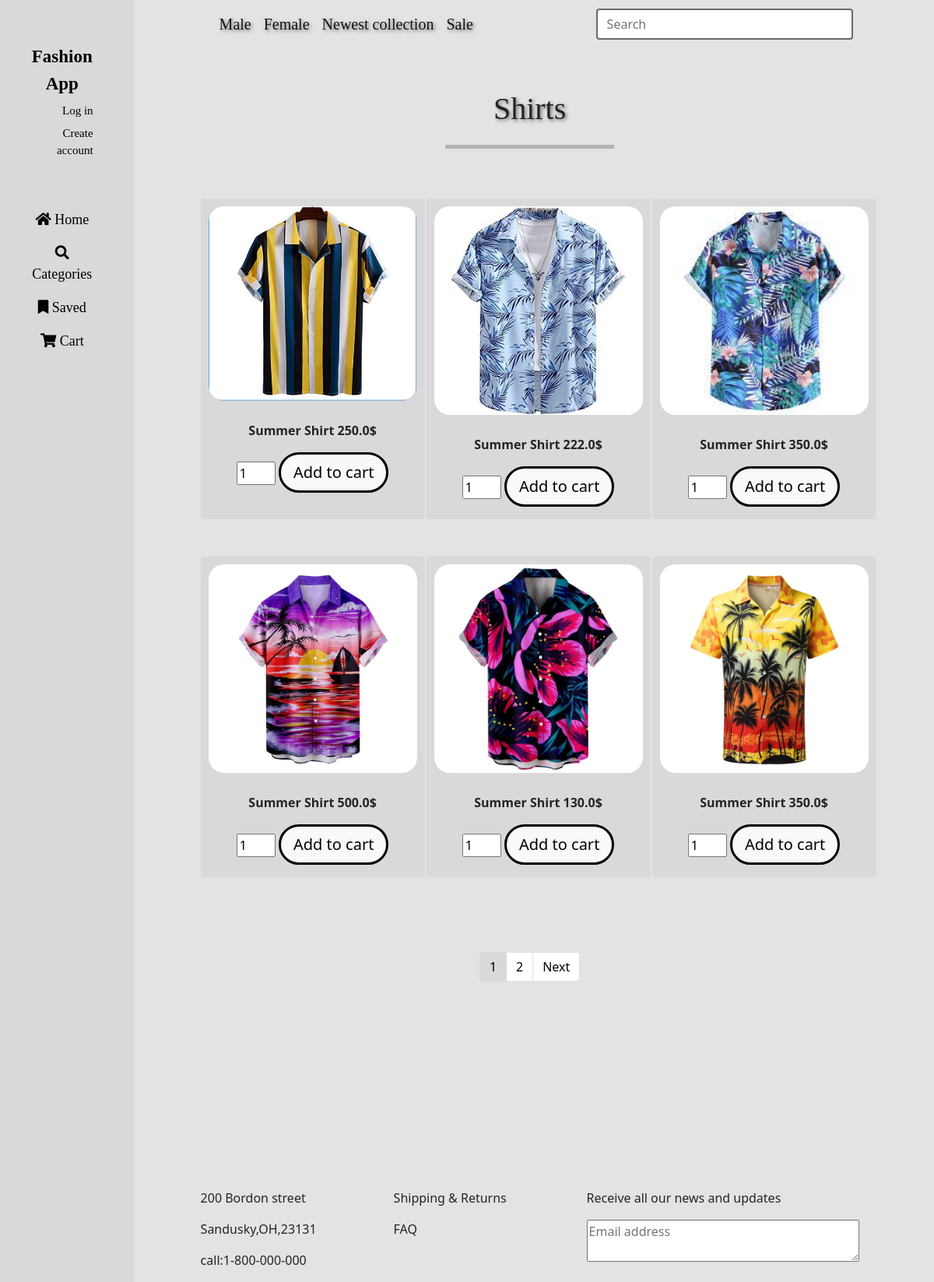
Page /shirts/ on the committed database.
### Fashionapp/models.py (models this page shows, shortened)
class Product(models.Model):
    name = models.CharField(max_length=30)
    category = models.ForeignKey(Category, on_delete=models.CASCADE)
    price = models.FloatField()
    quantity = models.IntegerField()
    image = models.ImageField(upload_to=None, blank=True, null=True)
    created_at = models.DateField(auto_now_add=True)
    updated_at = models.DateField(auto_now=True)
    created_by = models.ForeignKey(User, on_delete=models.CASCADE)

### Fashionapp/views.py (the view, shortened to what this page needs)
# urls.py: path('shirts/', shirts, name="shirts"),
def shirts(request):
    try:
        category = Category.objects.get(name="shirts")  # Get the "shirts" category
        products = Product.objects.filter(category=category)  # Filter products by category
    except Category.DoesNotExist:
        products = []  # Empty list if the category doesn't exist
    paginator = Paginator(products, 6)  # Limit 6 products per page
    page_number = request.GET.get('page')  # Get the current page number from the query parameters
    page_obj = paginator.get_page(page_number)  # Get the Page object for the current page
    context = {"products": page_obj}
    return render(request, 'shirts.html', context=context)

### Fashionapp/templates/shirts.html (shortened to what this page needs)
<!doctype html>
<html lang="en">
<head>
    <link href="https://cdn.jsdelivr.net/npm/bootstrap@5.0.2/dist/css/bootstrap.min.css" rel="stylesheet">
    <link rel="stylesheet" href="https://cdnjs.cloudflare.com/ajax/libs/font-awesome/5.15.3/css/all.min.css">
</head>
<body>
<section>
    <div class="row" style="background-color: #E5E2E2">
        <div class="col-3" id="meni" style="margin-right: 50px">
            <div class="container mt-5">
                <ul class="nav flex-column">
                    <li class="nav-item" style="text-align: center;">
                        <a class="nav-link" href="#"
                           style="font-family: 'IM FELL French Canon SC', serif; font-size: 23px;color: black"><b>Fashion
                            App</b></a>
                    </li>
                    {% if user.is_authenticated %}
                        <li class="nav-item" style="text-align: right">
        <span class="nav-link"
              style="font-family: 'IM FELL French Canon SC', serif; color: black; font-size: 15px; margin-top: -10px">
            Logged in as: {{ user.username }}
        </span>
                        </li>
                        <li class="nav-item" style="text-align: right">
                            <a class="nav-link" href="{% url 'logout' %}"
                               style="font-family: 'IM FELL French Canon SC', serif; color: black; font-size: 15px; margin-top: -10px">Log
                                out</a>
                        </li>
                    {% else %}
                        <li class="nav-item" style="text-align: right">
                            <a class="nav-link" href="{% url 'login' %}"
                               style="font-family: 'IM FELL French Canon SC', serif; color: black ; font-size: 15px;margin-top: -10px">Log
                                in</a>
                        </li>
                        <li class="nav-item" style="text-align: right;">
                            <a class="nav-link" href="{% url 'signup' %}"
                               style="font-family: 'IM FELL French Canon SC', serif; color: black; font-size: 15px;margin-top: -10px">Create
                                account</a>
                        </li>
                    {% endif %}
                </ul>
            </div>
            <div class="container mt-5">
                <ul class="nav flex-column">
                    <li class="nav-item" style="text-align: center;">
                        <a class="nav-link" href="{% url 'home' %}"
                           style="font-family: 'IM FELL French Canon SC', serif; color: black; font-size: 18px;"><i
                                class="fas fa-home"></i> Home</a>
                    </li>
                    <li class="nav-item" style="text-align: center;">
                        <a class="nav-link" href="{% url 'categories' %}"
                           style="font-family: 'IM FELL French Canon SC', serif; color: black; font-size: 18px;"><i
                                class="fas fa-search"></i> Categories</a>
                    </li>
                    <li class="nav-item" style="text-align: center;">
                        <a class="nav-link" href="#"
                           style="font-family: 'IM FELL French Canon SC', serif; color: black; font-size: 18px;"><i
                                class="fas fa-bookmark"></i> Saved</a>
                    </li>
                    <li class="nav-item" style="text-align: center;">
                        <a class="nav-link" href="{% url 'cart' %}"
                           style="font-family: 'IM FELL French Canon SC', serif; color: black; font-size: 18px;"><i
                                class="fas fa-shopping-cart"></i> Cart</a>
                    </li>
                </ul>
            </div>
        </div>
        <div class="col-9">
            <div>
                <nav class="navbar navbar-expand-lg navbar-light">
                    <div class="container">
                        <div class="collapse navbar-collapse" id="navbarSupportedContent">
                            <ul class="navbar-nav me-auto mb-2 mb-lg-0">
                                <li class="nav-item">
                                    <a class="nav-link active" aria-current="page" href="{% url 'shirts' %}">Male</a>
                                </li>
                                <li class="nav-item">
                                    <a class="nav-link active" aria-current="page" href="{% url 'dresses' %}">Female</a>
                                </li>
                                <li class="nav-item">
                                    <a class="nav-link active" aria-current="page" href="{% url 'newest' %}">Newest collection</a>
                                </li>
                                <li class="nav-item">
                                    <a class="nav-link active" aria-current="page" href="{% url 'sale' %}">Sale</a>
                                </li>
                            </ul>
                            <form class="d-flex" action="{% url 'shirts' %}" method="GET">
                                <input class="form-control me-2" type="search" name="query" placeholder="Search"
                                       aria-label="Search"
                                       style="width: 330px; border: 2px solid dimgrey">
                            </form>
                        </div>
                    </div>
                </nav>
            </div>
            <div class="container mt-5">
                <div class="row" style="text-align: center; justify-content: center">
                    <p id="gd">Shirts</p>
                    <hr class="w-25" style="height: 5px">
                </div>
            </div>
            <div class="container mt-5">
                <div class="row" id="srede">
                    {% for prod in products %}
                        <div class="col-4 pb-5">
                            <div class="card h-100 d-flex flex-column"
                                 style="width: 18rem; border: 0px; background-color: #D9D9D9">
                                <img src="{{ MEDIA_URL }}{{ prod.image.url }}" class="card-img-top"
                                     style="border-radius: 30px; padding: 10px" alt="...">
                                <div class="card-body flex-grow-1" style="text-align: center">
                                    <b>{{ prod.name }} {{ prod.price }}$</b>
                                    <form method="POST" action="{% url 'shirts' %}">
                                        <input type="number" name="quantity" value="1" min="1" style="width: 50px">
                                        <button type="submit" name="add_to_cart" class="btn-lg btn-light mt-3"
                                                style="border-radius: 50px; border: 3px solid black">Add to cart
                                        </button>
                                    </form>
                                </div>
                            </div>
                        </div>
                    {% endfor %}
                </div>
            </div>
            <section>
                <div class="row mt-5">
                    <div class="col">
                        <nav aria-label="Page navigation">
                            <ul class="pagination justify-content-center">
                                {% for i in products.paginator.page_range %}
                                    {% if products.number == i %}
                                        <li class="page-item active" aria-current="page">
                                            <span class="page-link custom-page-link-active">{{ i }}</span>
                                        </li>
                                    {% else %}
                                        <li class="page-item">
                                            <a class="page-link" href="?page={{ i }}">{{ i }}</a>
                                        </li>
                                    {% endif %}
                                {% endfor %}
                                {% if products.has_next %}
                                    <li class="page-item">
                                        <a class="page-link" href="?page={{ products.next_page_number }}">Next</a>
                                    </li>
                                {% endif %}
                            </ul>
                        </nav>
                    </div>
                </div>
            </section>
            <div class="footer" style="margin-top: 200px">
                <div class="container">
                    <div class="row">
                        <div class="col">
                            <p>200 Bordon street</p>
                            <p>Sandusky,OH,23131</p>
                            <p>call:1-800-000-000</p>
                        </div>
                        <div class="col">
                            <p>Shipping & Returns</p>
                            <p>FAQ</p>
                        </div>
                        <div class="col">
                            <p>Receive all our news and updates</p>
                            <textarea placeholder="Email address" style="width: 350px"></textarea>
                        </div>
                    </div>
                </div>
            </div>
        </div>
    </div>
</section>
</body>
</html>

### Fashionapp/templates/shirts.html (style rules this page uses)
html, body { height: 100%; margin: 0; padding: 0; overflow-x: hidden; }
.row { flex-grow: 1; }
#meni { background: #D9D9D9; width: 15%; }
.navbar-nav .nav-link { font-family: "Inria Serif", serif; font-size: 20px; text-shadow: 2px 2px 4px rgba(0, 0, 0, 0.5); }
#gd { font-family: "Inria Serif", serif; font-size: 40px; text-shadow: 2px 2px 4px rgba(0, 0, 0, 0.5); }
.footer { background-color: #E5E2E2; padding-top: 50px; text-align: left; }
.page-link { color: black; }
.pagination .page-item.active .page-link { background-color: #D9D9D9; border-color: #D9D9D9; color: #000000; }

### rows in the picture
Product: image (picture), name "Summer Shirt", price "250.0"
Product: image (picture), name "Summer Shirt", price "222.0"
Product: image (picture), name "Summer Shirt", price "350.0"
Product: image (picture), name "Summer Shirt", price "500.0"
Product: image (picture), name "Summer Shirt", price "130.0"
Product: image (picture), name "Summer Shirt", price "350.0"

### other values in the picture
{{ i }} "1"
{{ i }} "2"
